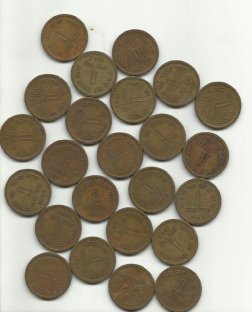
#> input picture Coin_Detection/coins.jpg, 252 x 312 px
$ python main.py
#> lines starting #> are read from the running program, lines starting #| are printed output that depends on the picture; after the words box and inside, x2 and y2 are one past the last pixel; in counts of white or black regions, pixels touching at a corner belong together
import cv2;
import numpy as np

img = cv2.imread('coins.jpg', -1)
#> img is the input picture: shape (312, 252, 3); mean B, G, R 136.3, 153.2, 161.4
hsv_img = cv2.cvtColor(img, cv2.COLOR_BGR2HSV)
#> hsv_img: shape (312, 252, 3); mean H, S, V 28, 59.6, 162.3

low = np.array([0,50,50])

high = np.array([200, 255, 255])
segmented = cv2.inRange(hsv_img, low, high)
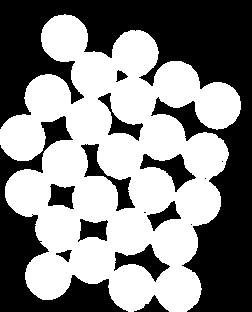
#> segmented: shape (312, 252); 52.7% white; 16 black regions (4 under 20 px), largest, box (x1, y1, x2, y2) and area: (0, 0, 252, 312) 25764, (0, 116, 128, 312) 6693, (81, 144, 135, 211) 883

kernel = np.ones((5, 5), np.uint8)
img_erosion = cv2.erode(segmented, kernel, iterations=5)
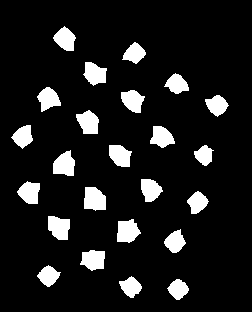
#> img_erosion: shape (312, 252); 10.9% white; 24 white regions, largest, box (x1, y1, x2, y2) and area: (84, 187, 106, 211) 437, (117, 219, 141, 243) 420, (48, 216, 70, 240) 415

output = cv2.connectedComponents(img_erosion)
print(output)
#> (printed output is left out)
cv2.imshow('coins', img_erosion)
cv2.waitKey(0)
cv2.destroyAllWindows()
